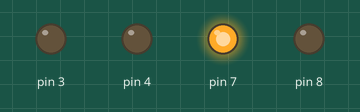
This sketch was run on a simulated Arduino Uno, built with avr-gcc and run on an emulated ATmega328P. On the bench: output pins drawn as LEDs (lit = HIGH).

Above: at 1.0 s.
At 5.0 s:
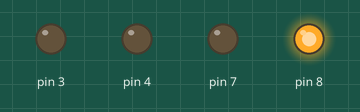
At 9.0 s:
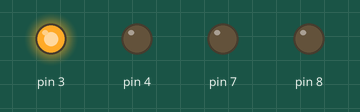
At 13.0 s:
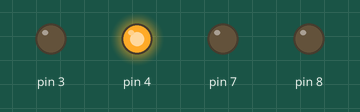
At 19.0 s:
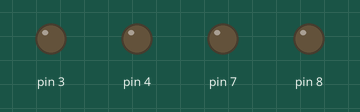
Timing chart, 0 to 20.8 s (numbered marks = the images above):
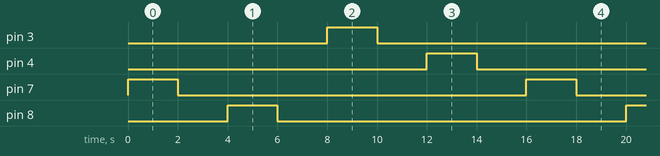

Measured:
- by itself, pin 3, pin 4, pin 7, pin 8: alternates HIGH for 2.0 s and LOW for 14.0 s
- by itself, everything shown: repeats every 16.0 s, in 8 steps

The sketch:

MOTOR-DRIVER_TESTING.ino
```cpp
void setup() {
  // put your setup code here, to run once:
  pinMode(7,OUTPUT);
   pinMode(8,OUTPUT);
    pinMode(3,OUTPUT);
     pinMode(4,OUTPUT);
}

void loop() {
  // put your main code here, to run repeatedly:
    digitalWrite(7,HIGH);
    delay(2000);
    digitalWrite(7,LOW);
    delay(2000);
    digitalWrite(8,HIGH);
    delay(2000);
    digitalWrite(8,LOW);
    delay(2000);
    digitalWrite(3,HIGH);
    delay(2000);
    digitalWrite(3,LOW);
    delay(2000);
    digitalWrite(4,HIGH);
    delay(2000);
    digitalWrite(4,LOW);
    delay(2000);

/*    digitalWrite(3,HIGH);
    delay(2000);
    digitalWrite(3,LOW);
    delay(2000);
    digitalWrite(2,HIGH);
    delay(2000);
    digitalWrite(2,LOW);
    delay(2000);
    digitalWrite(4,HIGH);
    delay(2000);
    digitalWrite(4,LOW);
*/
}
```
